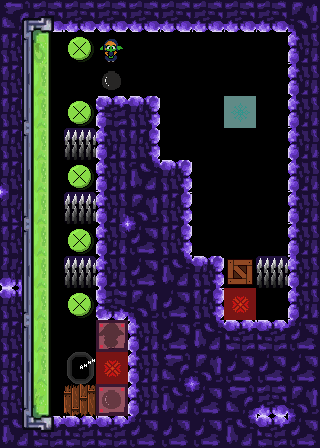

The image is a tile-based game level rendered from a .tmx file. Its description and complete source (layers, tilesets, objects, tile grids) follow:
An orthogonal 10x14 tile map with 32x32 px tiles, 3 tile layers (Tile Layer 1, dec, obj).

<map version="1.8" tiledversion="1.8.4" orientation="orthogonal" renderorder="right-down" width="10" height="14" tilewidth="32" tileheight="32" infinite="0" nextlayerid="5" nextobjectid="1">
 <tileset firstgid="1" source="../tileset/Tileset_Oficial_V2.tsx" />
 <layer id="1" name="Tile Layer 1" width="10" height="14">
  <data encoding="csv">
492,56,54,55,55,372,372,54,54,491,
396,0,0,0,0,0,0,0,0,144,
82,0,0,0,0,0,0,0,0,115,
82,0,0,549,550,0,0,0,0,144,
338,0,0,115,338,0,0,0,0,115,
542,0,0,223,169,550,0,0,0,223,
336,0,0,488,491,396,0,0,0,223,
140,0,0,598,173,338,0,0,0,144,
579,0,0,115,312,169,550,0,0,281,
550,0,0,578,491,312,396,0,0,223,
140,0,0,0,281,312,463,172,170,173,
82,0,0,0,115,53,57,312,312,312,
82,0,0,0,115,463,173,53,372,491,
169,403,170,170,173,312,312,463,405,462
</data>
 </layer>
 <layer id="3" name="dec" width="10" height="14">
  <data encoding="csv">
497,498,0,0,0,0,0,0,0,0,
526,527,0,0,0,0,0,0,0,0,
555,0,0,0,0,0,0,0,0,0,
584,0,0,0,0,0,0,0,0,0,
526,0,0,0,0,0,0,0,0,0,
555,0,0,0,0,0,0,0,0,0,
584,0,0,0,0,0,0,0,0,0,
526,0,0,0,0,0,0,0,0,0,
555,0,0,0,0,0,0,0,0,0,
584,0,0,0,0,0,0,0,0,0,
526,0,0,0,0,0,0,0,0,0,
555,0,0,0,0,0,0,0,0,0,
584,585,0,0,0,0,0,0,0,0,
613,614,0,0,0,0,0,0,0,0
</data>
 </layer>
 <layer id="4" name="obj" width="10" height="14">
  <data encoding="csv">
0,0,0,0,0,0,0,0,0,0,
0,528,263,31,0,0,0,0,0,0,
0,557,0,149,0,0,0,0,0,0,
0,557,263,0,0,0,0,379,0,0,
0,557,209,0,0,0,0,0,0,0,
0,557,263,0,0,0,0,0,0,0,
0,557,209,0,0,0,0,0,0,0,
0,557,263,0,0,0,0,0,0,0,
0,557,209,0,0,0,0,147,209,0,
0,557,263,0,0,0,0,409,0,0,
0,557,0,582,0,0,0,0,0,0,
0,557,207,409,0,0,0,0,0,0,
0,586,205,524,0,0,0,0,0,0,
0,0,0,0,0,0,0,0,0,0
</data>
 </layer>
</map>
